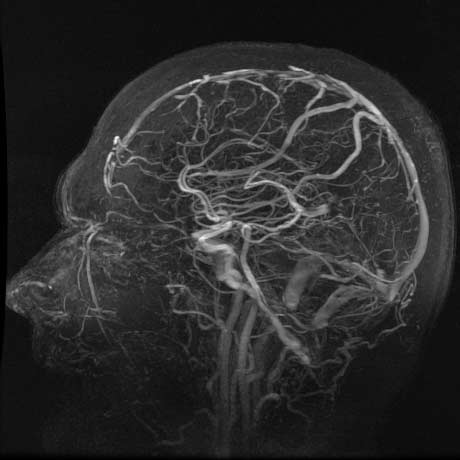
//> input picture angiografia.jpg, 460 x 460 px
$ ./main   (built with g++ and OpenCV 4)
//> lines starting //> are read from the running program, lines starting //| are printed output that depends on the picture
#include <iostream>
#include <cstdlib>
#include <opencv2/core/core.hpp>
#include <opencv2/highgui/highgui.hpp>
#include <opencv2/imgproc/imgproc.hpp>
#include <opencv2/imgcodecs/imgcodecs.hpp>
#include <opencv2/video/video.hpp>
#include <opencv2/videoio/videoio.hpp>


using namespace cv;
using namespace std;

int main() {

    Mat r1 = imread("angiografia.jpg", IMREAD_GRAYSCALE);
//> r1 is the input picture: 460 rows x 460 cols, CV_8UC1; min 0, max 252, mean 43.5
    Mat r2 = imread("radiografia2.jpg", IMREAD_GRAYSCALE);
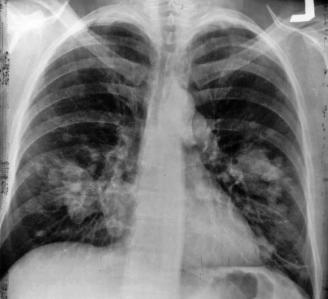
//> input picture radiografia2.jpg, 328 x 299 px
//> r2 is the input picture: 299 rows x 328 cols, CV_8UC1; min 0, max 255, mean 120.9
    Mat r3 = imread("angiografia2.jpg", IMREAD_GRAYSCALE);
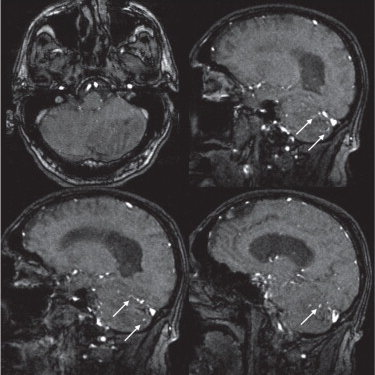
//> input picture angiografia2.jpg, 375 x 375 px
//> r3: 375 rows x 375 cols, CV_8UC1; min 18, max 255, mean 66.2

    Mat r1Ero;
    Mat r2Ero;
    Mat r3Ero;

    Mat r1Dil;
    Mat r2Dil;
    Mat r3Dil;

    Mat top1;
    Mat top2;
    Mat top3;

    Mat black1;
    Mat black2;
    Mat black3;

    Mat topBlack1;
    Mat topBlack2;
    Mat topBlack3;


    Mat elemento = getStructuringElement(MORPH_CROSS, Size(37, 37));
    Mat mascara1 = getStructuringElement(MORPH_CROSS, Size(39, 39));
    Mat mascara2 = getStructuringElement(MORPH_CROSS, Size(35, 35));

    erode(r1, r1Ero, elemento);
    erode(r2, r2Ero, elemento);
    erode(r3, r3Ero, elemento);

    dilate(r1, r1Dil, elemento);
    dilate(r2, r2Dil, elemento);
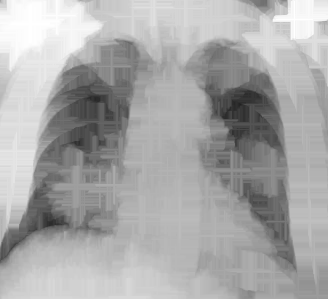
//> r2Dil: 299 rows x 328 cols, CV_8UC1; min 33, max 255, mean 168.7
    dilate(r3, r3Dil, elemento);

    morphologyEx(r1, top1, MORPH_TOPHAT, elemento);
    morphologyEx(r2, top2, MORPH_TOPHAT, elemento);
    morphologyEx(r3, top3, MORPH_TOPHAT, elemento);

    morphologyEx(r1, black1, MORPH_BLACKHAT, elemento);
    morphologyEx(r2, black2, MORPH_BLACKHAT, elemento);
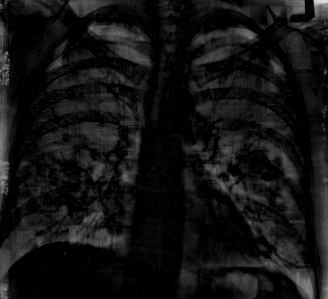
//> black2: 299 rows x 328 cols, CV_8UC1; min 0, max 224, mean 18.6
    morphologyEx(r3, black3, MORPH_BLACKHAT, elemento);
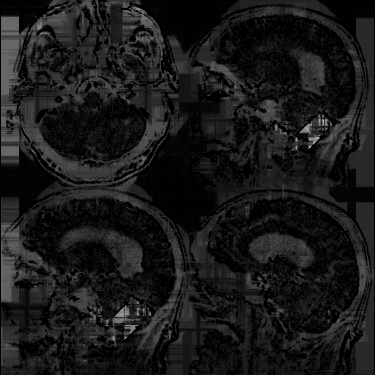
//> black3: 375 rows x 375 cols, CV_8UC1; min 0, max 179, mean 25.4


    topBlack1 = r1 + abs(top1 - black1);
    topBlack2 = r2 + abs(top2 - black2);
    topBlack3 = r3 + abs(top3 - black3);
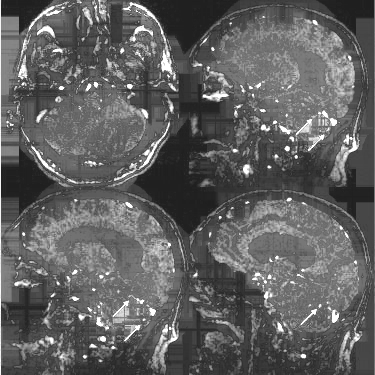
//> topBlack3: 375 rows x 375 cols, CV_8UC1; min 30, max 255, mean 96.2

    namedWindow("Original 1", WINDOW_AUTOSIZE);
    namedWindow("Original 2", WINDOW_AUTOSIZE);
    namedWindow("Original 3", WINDOW_AUTOSIZE);

    namedWindow("Erosión 1", WINDOW_AUTOSIZE);
    namedWindow("Erosión 2", WINDOW_AUTOSIZE);
    namedWindow("Erosión 3", WINDOW_AUTOSIZE);

    namedWindow("Dilatación 1", WINDOW_AUTOSIZE);
    namedWindow("Dilatación 2", WINDOW_AUTOSIZE);
    namedWindow("Dilatación 3", WINDOW_AUTOSIZE);

    namedWindow("TopHat 1", WINDOW_AUTOSIZE);
    namedWindow("TopHat 2", WINDOW_AUTOSIZE);
    namedWindow("TopHat 3", WINDOW_AUTOSIZE);

    namedWindow("BlackHat 1", WINDOW_AUTOSIZE);
    namedWindow("BlackHat 2", WINDOW_AUTOSIZE);
    namedWindow("BlackHat 3", WINDOW_AUTOSIZE);

    namedWindow("Top-Black 1", WINDOW_AUTOSIZE);
    namedWindow("Top-Black 2", WINDOW_AUTOSIZE);
    namedWindow("Top-Black 3", WINDOW_AUTOSIZE);

    resize(r3, r3, Size(), 0.9, 0.9);
//> r3: 338 rows x 338 cols, CV_8UC1
    resize(r3Ero, r3Ero, Size(), 0.9, 0.9);
//> r3Ero: 338 rows x 338 cols, CV_8UC1
    resize(r3Dil, r3Dil, Size(), 0.9, 0.9);
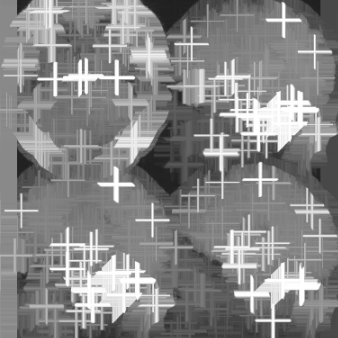
//> r3Dil: 338 rows x 338 cols, CV_8UC1; min 32, max 255, mean 134.7

    imshow("Original 1", r1);
    imshow("Original 2", r2);
    imshow("Original 3", r3);

    imshow("Erosión 1", r1Ero);
    imshow("Erosión 2", r2Ero);
    imshow("Erosión 3", r3Ero);

    imshow("Dilatación 1", r1Dil);
    imshow("Dilatación 2", r2Dil);
    imshow("Dilatación 3", r3Dil);

    imshow("TopHat 1", top1);
    imshow("TopHat 2", top2);
    imshow("TopHat 3", top3);

    imshow("BlackHat 1", top1);
    imshow("BlackHat 2", top2);
    imshow("BlackHat 3", top3);

    imshow("Top-Black 1", topBlack1);
    imshow("Top-Black 2", topBlack2);
    imshow("Top-Black 3", topBlack3);

    waitKey(0);
    destroyAllWindows();
    return 0;
}
